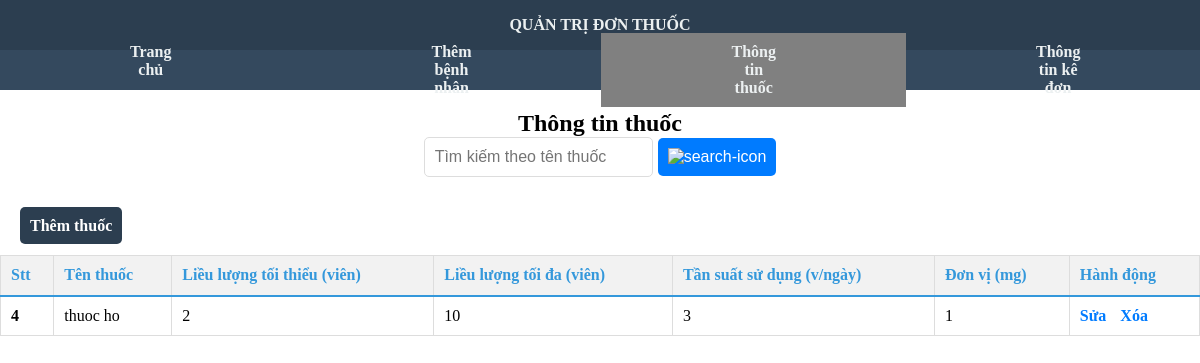
The page /medicine/index.php on the database as committed earlier.
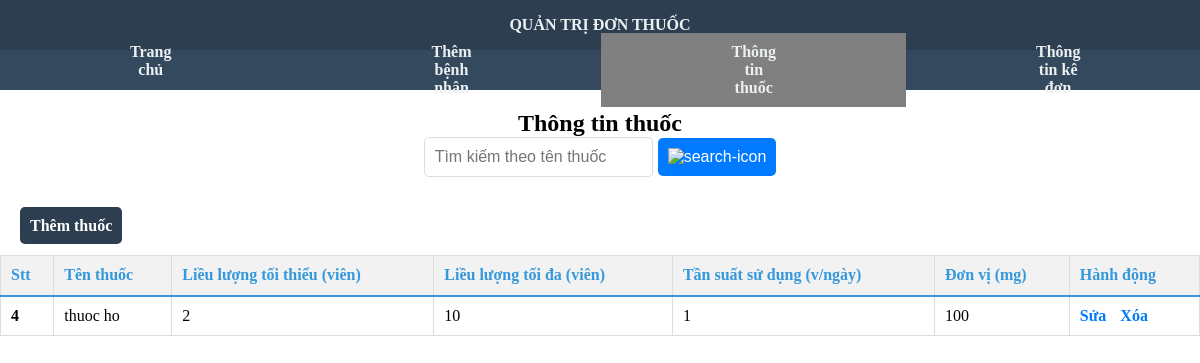
The same page on the database as committed later.
### tables this page shows
CREATE TABLE `thuoc` (
  `thuocId` int(255) NOT NULL,
  `tenThuoc` varchar(30) NOT NULL,
  `lieuToiThieu` int(255) NOT NULL,
  `LieuToiDa` int(255) NOT NULL,
  `TanXuat` int(255) NOT NULL,
  `Donvi` int(255) NOT NULL
);

### medicine/index.php (the view, shortened to what this page needs)
<!DOCTYPE html>
<html lang="en">
<head>
  <link rel="stylesheet" href="../style_light.css">
</head>
<body>
  <header>
    <a href="../index.php">QUẢN TRỊ ĐƠN THUỐC</a>
  </header>
  <nav>
    <div class="nav-left-content">
      <a href="../index.php">Trang chủ</a>
      <a href="../patient/new_patient.php">Thêm bệnh nhân</a>
      <a href="./index.php" style="background-color: gray;">Thông tin thuốc</a>
      <a href="../prescription-detail/index.php">Thông tin kê đơn</a>
    </div>
  </nav>
  <div class="content">
    <h2>Thông tin thuốc</h2>
    <div class="searchForm">
      <form method="post" class="searchForm">
        <input type="text" class="searchBox-input" name="search" placeholder="Tìm kiếm theo tên thuốc">
        <button type="submit" class="searchBox-button">
          <img src="../img/search-icon.svg" alt="search-icon">
        </button>
      </form>
    </div>
    <div class="new-patient-button">
      <a href="./new_medicine.php">Thêm thuốc</a>
    </div>
    <table>
      <tr class="th">
        <th>Stt</th>
        <th>Tên thuốc</th>
        <th>Liều lượng tối thiểu (viên)</th>
        <th>Liều lượng tối đa (viên)</th>
        <th>Tần suất sử dụng (v/ngày)</th>
        <th>Đơn vị (mg)</th>
        <th>Hành động</th>
      </tr>
      <?php
      require_once '../connection/connect.php';
      if (isset($_POST['form_type'])) {
        $check = true;
        $searchName = $_POST['search'];
        if ($check) {
          $sql = "SELECT * FROM thuoc WHERE tenThuoc LIKE '%$searchName%'";
          $result = mysqli_query($conn, $sql);
        }
      } else {
        $sql = "SELECT * FROM thuoc ORDER BY thuocId";
        $result = mysqli_query($conn, $sql);
      }
      if ($result && mysqli_num_rows($result) > 0) {
        while ($row = mysqli_fetch_assoc($result)) {
          echo "<tr class='td'>";
          echo "<td><strong>" . $row['thuocId'] . "</strong></td>";
          echo "<td>" . $row['tenThuoc'] . "</td>";
          echo "<td>" . $row['lieuToiThieu'] . "</td>";
          echo "<td>" . $row['LieuToiDa'] . "</td>";
          echo "<td>" . $row['TanXuat'] . "</td>";
          echo "<td>" . $row['Donvi'] . "</td>";
          echo "<td><a href='./edit_medicine.php?medicineId=" . $row['thuocId'] . "' class='a_sua'>Sửa</a>  <a href='./delete_medicine.php?medicineId=" . $row['thuocId'] . "' class='a_xoa'>Xóa</a></td>";
          echo "</tr>";
        }
      } else {
        echo "<tr><td colspan='5'>Không có dữ liệu</td></tr>";
      }
      ?>
    </table>
  </div>
</body>
</html>

Rows that differ between the two databases and show on the page:
changed thuoc "thuoc ho": TanXuat "3" → "1"; Donvi "1" → "100"
